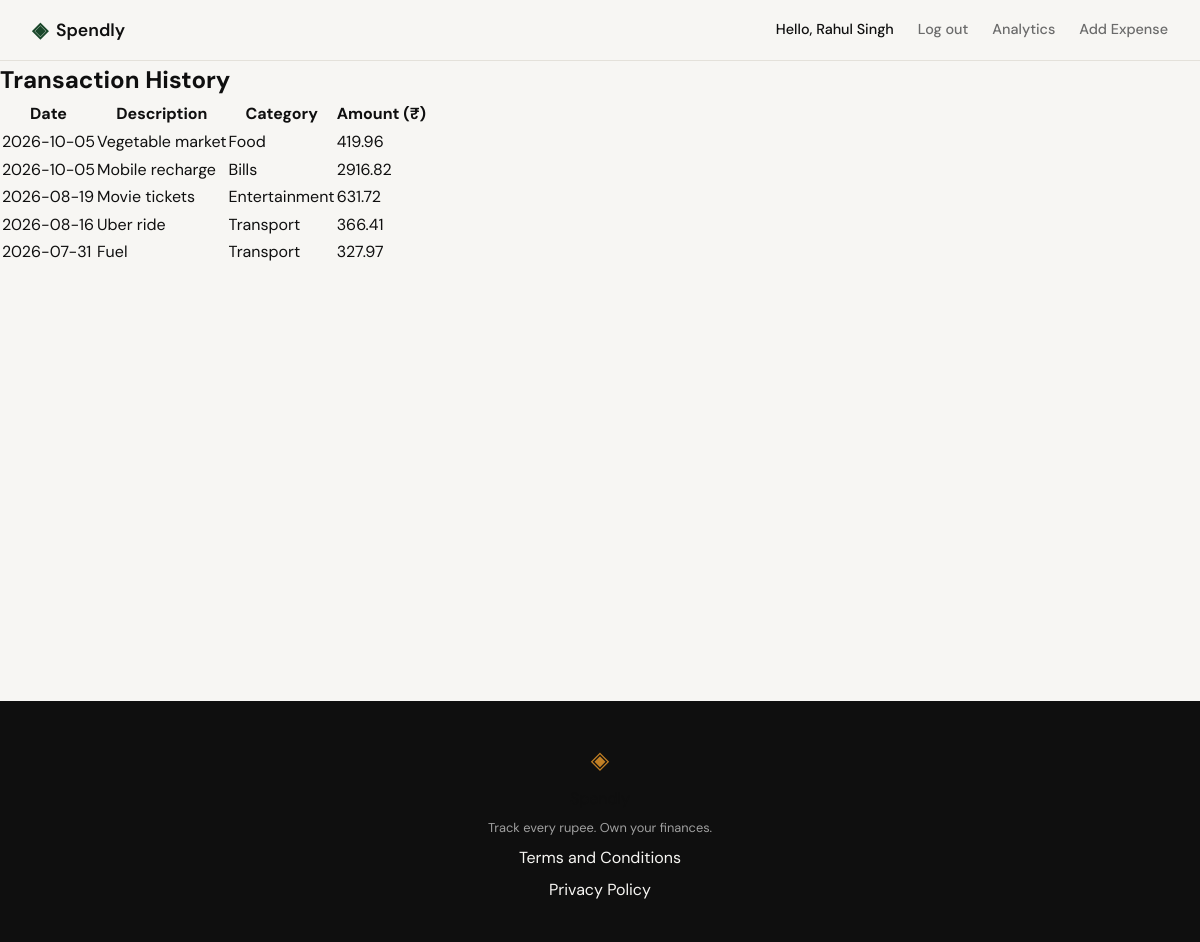
The page /profile/transactions (signed in) on the database its author committed.
### tables this page shows
CREATE TABLE users (
            id INTEGER PRIMARY KEY AUTOINCREMENT,
            name TEXT NOT NULL,
            email TEXT UNIQUE NOT NULL,
            password_hash TEXT NOT NULL,
            created_at TEXT DEFAULT (datetime('now'))
        );

CREATE TABLE expenses (
            id INTEGER PRIMARY KEY AUTOINCREMENT,
            user_id INTEGER NOT NULL REFERENCES users(id),
            amount REAL NOT NULL,
            category TEXT NOT NULL,
            date TEXT NOT NULL,
            description TEXT,
            created_at TEXT DEFAULT (datetime('now'))
        );

### app.py (the view)
@app.route("/profile/transactions")
def profile_transactions():
    user_id = session.get("user_id")
    if not user_id:
        flash("Please log in to view your profile.", "warning")
        return redirect(url_for("login"))
    expenses = get_expenses_by_user(user_id)
    return render_template("profile_transactions.html", expenses=expenses)

### app.py (called while the page is built)
@app.context_processor
def inject_user():
    user_id = session.get("user_id")
    if user_id:
        db = get_db()
        user = db.execute("SELECT id, name, email, created_at FROM users WHERE id = ?", (user_id,)).fetchone()
        db.close()
        if user:
            return {"user": dict(user), "request_path": request.path}
    return {"user": None, "request_path": request.path}

### database/db.py (called while the page is built)
def get_db():
    db = sqlite3.connect(DB_PATH)
    db.row_factory = sqlite3.Row
    db.execute("PRAGMA foreign_keys = ON")
    return db

def get_expenses_by_user(user_id, start_date=None, end_date=None):
    db = get_db()
    query = "SELECT id, amount, category, date, description FROM expenses WHERE user_id = ?"
    params = [user_id]
    if start_date and end_date:
        query += " AND date BETWEEN ? AND ?"
        params.extend([start_date, end_date])
    elif start_date:
        query += " AND date >= ?"
        params.append(start_date)
    elif end_date:
        query += " AND date <= ?"
        params.append(end_date)
    query += " ORDER BY date DESC"
    expenses = db.execute(query, tuple(params)).fetchall()
    db.close()
    return [dict(expense) for expense in expenses]

### templates/profile_transactions.html (shortened to what this page needs)
{% extends "base.html" %}
{% block content %}
<h2 class="my-4">Transaction History</h2>
{% if expenses %}
<table class="table table-striped">
  <thead>
    <tr>
      <th>Date</th>
      <th>Description</th>
      <th>Category</th>
      <th>Amount (₹)</th>
    </tr>
  </thead>
  <tbody>
    {% for expense in expenses %}
    <tr>
      <td>{{ expense.date }}</td>
      <td>{{ expense.description }}</td>
      <td>{{ expense.category }}</td>
      <td>{{ "%.2f"|format(expense.amount) }}</td>
    </tr>
    {% endfor %}
  </tbody>
</table>
{% else %}
<p>No transactions found.</p>
{% endif %}
{% endblock %}

### templates/base.html (shortened to what this page needs)
<!DOCTYPE html>
<html lang="en">
<head>
    <link rel="stylesheet" href="{{ url_for('static', filename='css/style.css') }}">
</head>
<body>
    <nav class="navbar">
        <div class="nav-inner">
            <a href="{{ url_for('landing') }}" class="nav-brand">
                <span class="brand-icon">◈</span>
                <span class="brand-name">Spendly</span>
            </a>
            <div class="nav-links">
                {% if session.get('user_id') and user %}
                    <span class="nav-user">Hello, {{ user.name }}</span>
                    <a href="{{ url_for('logout') }}">Log out</a>
                    <a href="{{ url_for('analytics') }}" class="{% if request_path == '/analytics' %}nav-active{% endif %}">Analytics</a>
                    <a href="{{ url_for('add_expense') }}" class="{% if request_path == '/expenses/add' %}nav-active{% endif %}">Add Expense</a>
                {% else %}
                    <a href="{{ url_for('login') }}">Sign in</a>
                    <a href="{{ url_for('register') }}" class="nav-cta">Get started</a>
                {% endif %}
            </div>
        </div>
    </nav>
    <main class="main-content">
        {% block content %}{% endblock %}
    </main>
    <footer class="footer">
        <div class="footer-inner">
            <span class="brand-icon">◈</span>
            <span class="brand-name">Spendly</span>
            <p class="footer-copy">Track every rupee. Own your finances.</p>
            <a href="{{ url_for('terms') }}">Terms and Conditions</a>
            <a href="{{ url_for('privacy') }}">Privacy Policy</a>
        </div>
    </footer>
</body>
</html>

### static/css/style.css (style rules this page uses)
:root { --ink: #0f0f0f; --ink-soft: #2d2d2d; --ink-muted: #6b6b6b; --ink-faint: #a0a0a0; --paper: #f7f6f3; --paper-warm: #f0ede6; --paper-card: #ffffff; --accent: #1a472a; --accent-light: #e8f0eb; --accent-2: #c17f24; --accent-2-light: #fdf3e3; --accent-3: #9b59b6; --accent-4: #e74c3c; --accent-5: #2980b9; --danger: #c0392b; --danger-light: #fdecea; --border: #e4e1da; --border-soft: #eeebe4; --font-display: 'DM Serif Display', Georgia, serif; --font-body: 'DM Sans', system-ui, sans-serif; --max-width: 1200px; --auth-width: 440px; --radius-sm: 6px; --radius-md: 12px; --radius-lg: 20px; }
*, *::before, *::after { box-sizing: border-box; margin: 0; padding: 0; }
html { font-size: 16px; scroll-behavior: smooth; }
body { background: var(--paper); color: var(--ink); font-family: var(--font-body); font-size: 1rem; line-height: 1.6; -webkit-font-smoothing: antialiased; }
a { color: inherit; text-decoration: none; }
.navbar { position: sticky; top: 0; z-index: 100; background: var(--paper); border-bottom: 1px solid var(--border); padding: 0 2rem; }
.nav-inner { max-width: var(--max-width); margin: 0 auto; height: 60px; display: flex; align-items: center; justify-content: space-between; }
.nav-brand { display: flex; align-items: center; gap: 0.5rem; font-family: var(--font-body); font-weight: 600; font-size: 1.1rem; color: var(--ink); }
.brand-icon { color: var(--accent); font-size: 1.3rem; }
.brand-name { color: var(--ink); }
.nav-links { display: flex; align-items: center; gap: 1.5rem; font-size: 0.9rem; font-weight: 500; }
.nav-links a { color: var(--ink-muted); transition: color 0.2s; }
.main-content { min-height: calc(100vh - 60px - 100px); }
.footer { background: var(--ink); color: var(--paper); padding: 2.5rem 2rem; text-align: center; }
.footer-inner { display: flex; flex-direction: column; align-items: center; gap: 0.4rem; }
.footer .brand-icon { color: var(--accent-2); font-size: 1.5rem; }
.footer-copy { font-size: 0.8rem; color: var(--ink-faint); }

### rows shown on the page
users: name "Rahul Singh"
expenses: date "2026-10-05", description "Vegetable market", category "Food", amount "419.96"
expenses: date "2026-10-05", description "Mobile recharge", category "Bills", amount "2916.82"
expenses: date "2026-08-19", description "Movie tickets", category "Entertainment", amount "631.72"
expenses: date "2026-08-16", description "Uber ride", category "Transport", amount "366.41"
expenses: date "2026-07-31", description "Fuel", category "Transport", amount "327.97"
